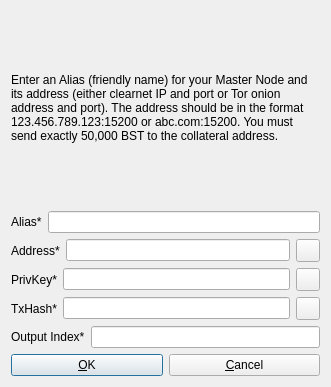
<?xml version="1.0" encoding="UTF-8"?>
<ui version="4.0">
 <class>AddEditAtomNode</class>
 <widget class="QDialog" name="AddEditAtomNode">
  <property name="geometry">
   <rect>
    <x>0</x>
    <y>0</y>
    <width>331</width>
    <height>387</height>
   </rect>
  </property>
  <property name="windowTitle">
   <string>Add/Edit ElephantChain Node</string>
  </property>
  <property name="modal">
   <bool>true</bool>
  </property>
  <layout class="QVBoxLayout" name="verticalLayout">
   <item>
    <widget class="QLabel" name="label_9">
     <property name="sizePolicy">
      <sizepolicy hsizetype="Preferred" vsizetype="Expanding">
       <horstretch>0</horstretch>
       <verstretch>0</verstretch>
      </sizepolicy>
     </property>
     <property name="text">
      <string>&lt;html&gt;&lt;head/&gt;&lt;body&gt;&lt;p&gt;Enter an Alias (friendly name) for your Master Node and its address (either clearnet IP and port or Tor onion address and port). The address should be in the format 123.456.789.123:15200 or abc.com:15200. You must send exactly 50,000 BST to the collateral address.&lt;/p&gt;&lt;/body&gt;&lt;/html&gt;</string>
     </property>
     <property name="wordWrap">
      <bool>true</bool>
     </property>
    </widget>
   </item>
   <item>
    <layout class="QHBoxLayout" name="horizontalLayout_4">
     <property name="bottomMargin">
      <number>0</number>
     </property>
     <item>
      <widget class="QLabel" name="label_4">
       <property name="text">
        <string>Alias*</string>
       </property>
      </widget>
     </item>
     <item>
      <widget class="QLineEdit" name="aliasLineEdit"/>
     </item>
    </layout>
   </item>
   <item>
    <layout class="QHBoxLayout" name="horizontalLayout_5">
     <property name="bottomMargin">
      <number>0</number>
     </property>
     <item>
      <widget class="QLabel" name="label_6">
       <property name="text">
        <string>Address*</string>
       </property>
      </widget>
     </item>
     <item>
      <widget class="QLineEdit" name="addressLineEdit"/>
     </item>
     <item>
      <widget class="QToolButton" name="AddEditAddressPasteButton">
       <property name="toolTip">
        <string>Paste address from clipboard</string>
       </property>
       <property name="text">
        <string/>
       </property>
       <property name="icon">
        <iconset resource="../bitcoin.qrc">
         <normaloff>:/icons/editpaste</normaloff>:/icons/editpaste</iconset>
       </property>
       <property name="shortcut">
        <string>Alt+P</string>
       </property>
      </widget>
     </item>
    </layout>
   </item>
   <item>
    <layout class="QHBoxLayout" name="horizontalLayout_3">
     <property name="bottomMargin">
      <number>0</number>
     </property>
     <item>
      <widget class="QLabel" name="label_5">
       <property name="text">
        <string>PrivKey*</string>
       </property>
      </widget>
     </item>
     <item>
      <widget class="QLineEdit" name="privkeyLineEdit"/>
     </item>
     <item>
      <widget class="QToolButton" name="AddEditPrivkeyPasteButton">
       <property name="toolTip">
        <string>Paste address from clipboard</string>
       </property>
       <property name="text">
        <string/>
       </property>
       <property name="icon">
        <iconset resource="../bitcoin.qrc">
         <normaloff>:/icons/editpaste</normaloff>:/icons/editpaste</iconset>
       </property>
       <property name="shortcut">
        <string>Alt+P</string>
       </property>
      </widget>
     </item>
    </layout>
   </item>
   <item>
    <layout class="QHBoxLayout" name="horizontalLayout_2">
     <property name="bottomMargin">
      <number>0</number>
     </property>
     <item>
      <widget class="QLabel" name="label_2">
       <property name="text">
        <string>TxHash*</string>
       </property>
      </widget>
     </item>
     <item>
      <widget class="QLineEdit" name="txhashLineEdit"/>
     </item>
     <item>
      <widget class="QToolButton" name="AddEditTxhashPasteButton">
       <property name="toolTip">
        <string>Paste address from clipboard</string>
       </property>
       <property name="text">
        <string/>
       </property>
       <property name="icon">
        <iconset resource="../bitcoin.qrc">
         <normaloff>:/icons/editpaste</normaloff>:/icons/editpaste</iconset>
       </property>
       <property name="shortcut">
        <string>Alt+P</string>
       </property>
      </widget>
     </item>
    </layout>
   </item>
   <item>
    <layout class="QHBoxLayout" name="horizontalLayout_8">
     <property name="bottomMargin">
      <number>0</number>
     </property>
     <item>
      <widget class="QLabel" name="label_8">
       <property name="text">
        <string>Output Index*</string>
       </property>
      </widget>
     </item>
     <item>
      <widget class="QLineEdit" name="outputindexLineEdit"/>
     </item>
    </layout>
   </item>
   <item>
    <layout class="QHBoxLayout" name="horizontalLayout_Buttons">
     <item>
      <widget class="QPushButton" name="okButton">
       <property name="text">
        <string>&amp;OK</string>
       </property>
      </widget>
     </item>
     <item>
      <widget class="QPushButton" name="cancelButton">
       <property name="text">
        <string>&amp;Cancel</string>
       </property>
       <property name="autoDefault">
        <bool>false</bool>
       </property>
      </widget>
     </item>
    </layout>
   </item>
  </layout>
 </widget>
 <resources>
  <include location="../bitcoin.qrc"/>
 </resources>
 <connections/>
</ui>
